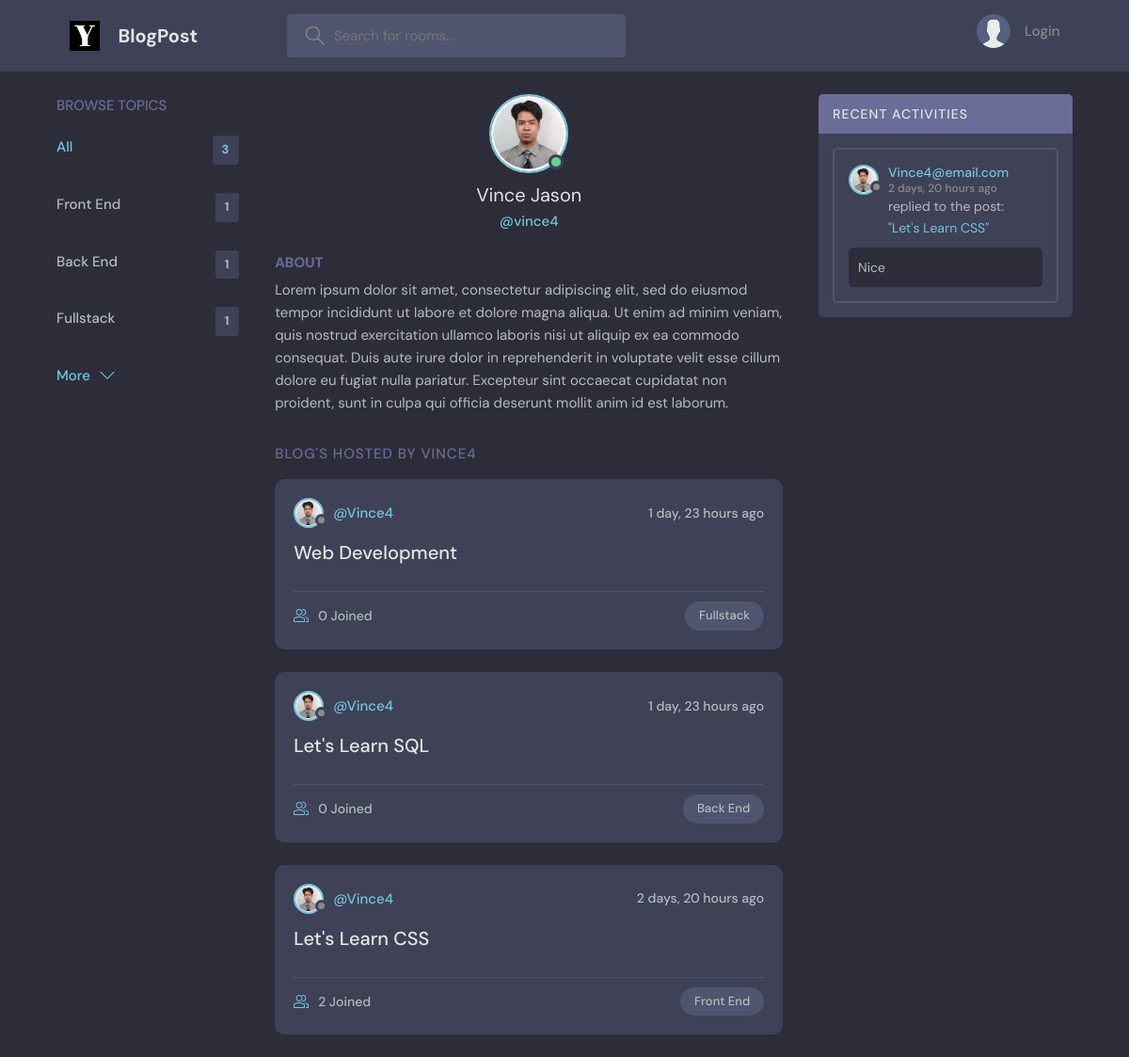
Page /profile/1/ on the committed database.
### base/models.py (models this page shows, shortened)
class Topic(models.Model):
    name = models.CharField(max_length=100)

class User(AbstractUser):
    name = models.CharField(max_length=200, null=True)
    email = models.EmailField(unique=True, null=True)
    bio = models.TextField(null=True)
    avatar = models.ImageField(null=True, default="avatar.svg")
    USERNAME_FIELD = 'email'
    REQUIRED_FIELDS = []

class Room(models.Model):
    host =  models.ForeignKey(User, on_delete=models.SET_NULL, null=True)
    topic = models.ForeignKey(Topic, on_delete=models.SET_NULL, null=True)
    name = models.CharField(max_length=100)
    description = models.TextField(null=True, blank=True)
    participants = models.ManyToManyField(User, related_name='participants', blank=True)
    updated = models.DateTimeField(auto_now=True)
    created = models.DateTimeField(auto_now_add=True)
    class Meta:
        ordering = ['-updated', '-created']
    def __str__(self):
        return self.name

class Message(models.Model):
    user = models.ForeignKey(User, on_delete=models.CASCADE)
    room = models.ForeignKey(Room, on_delete=models.CASCADE)
    body = models.TextField()
    updated = models.DateTimeField(auto_now=True)
    created = models.DateTimeField(auto_now_add=True)
    class Meta:
        ordering = ['-updated', '-created']

### base/views.py (the view)
# urls.py: path('profile/<str:pk>/', views.userProfile, name = 'user-profile'),
def userProfile(request, pk):
    userProfile = User.objects.get(id=pk)
    rooms = userProfile.room_set.all()
    room_messages = userProfile.message_set.all()
    topics = Topic.objects.all()
    context = {'userProfile':userProfile, 'rooms':rooms, 'room_messages':room_messages, 'topics':topics}
    return render(request, 'base/profile.html', context)

### base/templates/base/profile.html (shortened to what this page needs)
{% extends 'main.html' %}
{% block content %}
  <main class="profile-page layout layout--3">
    <div class="container">
      {% include 'base/topic_component.html' %}
      <div class="roomList">
        <div class="profile">
          <div class="profile__avatar">
            <div class="avatar avatar--large active">
              <img src="{{userProfile.avatar.url}}" />
            </div>
          </div>
          <div class="profile__info">
            <h3>{{userProfile.name|capfirst}}</h3>
            <p>@{{userProfile.username}}</p>
          </div>
          <div class="profile__about">
            <h3>About</h3>
            <p>
              {{userProfile.bio}}
            </p>
          </div>
        </div>
        <div class="roomList__header">
          <div>
            <h2>Blog's Hosted by {{userProfile.username|capfirst}}</a>
            </h2>
          </div>
        </div>
        {% include 'base/feed_component.html' %}
      </div>
      {% include 'base/activity_component.html' %}
    </div>
  </main>
{% endblock content %}

### templates/main.html (shortened to what this page needs)
<!DOCTYPE html>
{% load static %}
<html lang="en">
  <head>
    <link rel="stylesheet" href="{% static 'styles/style.css' %}" />
  </head>
  <body>
    {% include 'navbar.html' %}
    {% block content %}
    {% endblock %}
  </body>
</html>

### templates/navbar.html (shortened to what this page needs)
{% load static %}
<header class="header header--loggedIn">
    <div class="container">
      <a href="{% url 'home' %}" class="header__logo">
        <img src="{% static 'images/logo.svg' %}" />
        <h1>BlogPost</h1>
      </a>
      <form class="header__search" method="GET" action="{% url 'home' %}">
        <label>
          <input type="text" name="q" placeholder="Search for rooms..."/>
        </label>
      </form>
      <nav class="header__menu">
        {% if request.user.is_authenticated %}
        <div class="header__user">
          <a href="{% url 'user-profile' user.id %}">
            <div class="avatar avatar--medium active">
              <img src="{{request.user.avatar.url}}" />
            </div>
            <p>{{request.user.username|capfirst}}</p>
          </a>
          <button class="dropdown-button">
            <svg version="1.1" xmlns="http://www.w3.org/2000/svg" width="32" height="32" viewBox="0 0 32 32">
              <title>chevron-down</title>
              <path d="M16 21l-13-13h-3l16 16 16-16h-3l-13 13z"></path>
            </svg>
          </button>
        </div>
        {% else %}
         <a href="{% url 'login' %}">
          <img src="{% static 'images/avatar.svg' %}" />
          <p>Login</p>
        </a>
        {% endif %}
      </nav>
    </div>
  </header>

### base/templates/base/topic_component.html
<div class="topics">
    <div class="topics__header">
      <h2>Browse Topics</h2>
    </div>
    <ul class="topics__list">
      <li>
        <a href="{% url 'home' %}" class="active">All <span>{{topics.count}}</span></a>
      </li>
      {% for topic in topics %}
      <li>
        <a href="{% url 'home' %}?q={{topic.name}}">{{topic.name}} <span>{{topic.room_set.all.count}}</span></a>
      </li>
      {% endfor %}
    </ul>
    <a class="btn btn--link" href="{% url 'topics' %}">
      More
      <svg version="1.1" xmlns="http://www.w3.org/2000/svg" width="32" height="32" viewBox="0 0 32 32">
        <title>chevron-down</title>
        <path d="M16 21l-13-13h-3l16 16 16-16h-3l-13 13z"></path>
      </svg>
    </a>
  </div>

### base/templates/base/feed_component.html (shortened to what this page needs)
{% for room in rooms %}
<div class="roomListRoom">
    <div class="roomListRoom__header">
      <a href="{% url 'user-profile' room.host.id %}" class="roomListRoom__author">
        <div class="avatar avatar--small">
          <img src="{{room.host.avatar.url}}" />
        </div>
        <span>@{{room.host.username|capfirst}}</span>
      </a>
      <div class="roomListRoom__actions">
        <span>{{room.created|timesince}} ago</span>
      </div>
    </div>
    <div class="roomListRoom__content">
      <a href="{% url 'room' room.id %}">{{room.name}}</a>
    </div>
    <div class="roomListRoom__meta">
      <a href="{% url 'room' room.id %}" class="roomListRoom__joined">
       {{room.participants.count}} Joined
      </a>
      <p class="roomListRoom__topic">{{room.topic.name}}</p>
    </div>
  </div>
  {% endfor %}

### base/templates/base/activity_component.html (shortened to what this page needs)
<div class="activities">
    <div class="activities__header">
      <h2>Recent Activities</h2>
    </div>
    {% for room_message in room_messages %}
    <div class="activities__box">
      <div class="activities__boxHeader roomListRoom__header">
        <a href="{% url 'user-profile' room_message.user.id %}" class="roomListRoom__author">
          <div class="avatar avatar--small">
            <img src="{{room_message.user.avatar.url}}" />
          </div>
          <p>
            {{room_message.user|capfirst}}
            <span>{{room_message.created|timesince}} ago</span>
          </p>
        </a>
      </div>
      <div class="activities__boxContent">
        <p>replied to the post: <a href="{% url 'room' room_message.room.id %}">"{{room_message.room}}"</a></p>
        <div class="activities__boxRoomContent">
            {{room_message.body}}
        </div>
      </div>
    </div>
    {% endfor %}
  </div>

### rows in the picture
Topic: name "Front End", room_set.all.count "1"
Topic: name "Back End", room_set.all.count "1"
Topic: name "Fullstack", room_set.all.count "1"
User: avatar (picture), name "Vince Jason", username "vince4", bio "Lorem ipsum dolor sit amet, consectetur adipiscing elit, sed do eiusmod tempor incididunt ut labore et dolore magna aliqua. Ut enim ad minim veniam, quis nostrud exercitation ullamco laboris nisi ut aliquip ex ea commodo consequat. Duis aute irure dolor in reprehenderit in voluptate velit esse cillum dolore eu fugiat nulla pariatur. Excepteur sint occaecat cupidatat non proident, sunt in culpa qui officia deserunt mollit anim id est laborum.", username "VINCE4"
Room: host.avatar (picture), host.username "Vince4", created "1 day, 23 hours", name "Web Development", participants.count "0", topic.name "Fullstack"
Room: host.avatar (picture), host.username "Vince4", created "1 day, 23 hours", name "Let's Learn SQL", participants.count "0", topic.name "Back End"
Room: host.avatar (picture), host.username "Vince4", created "2 days, 20 hours", name "Let's Learn CSS", participants.count "2", topic.name "Front End"
Message: user.avatar (picture), user "Vince4@email.com", created "2 days, 20 hours", room "Let's Learn CSS", body "Nice"

### other values in the picture
{{ topics.count }} "3"
